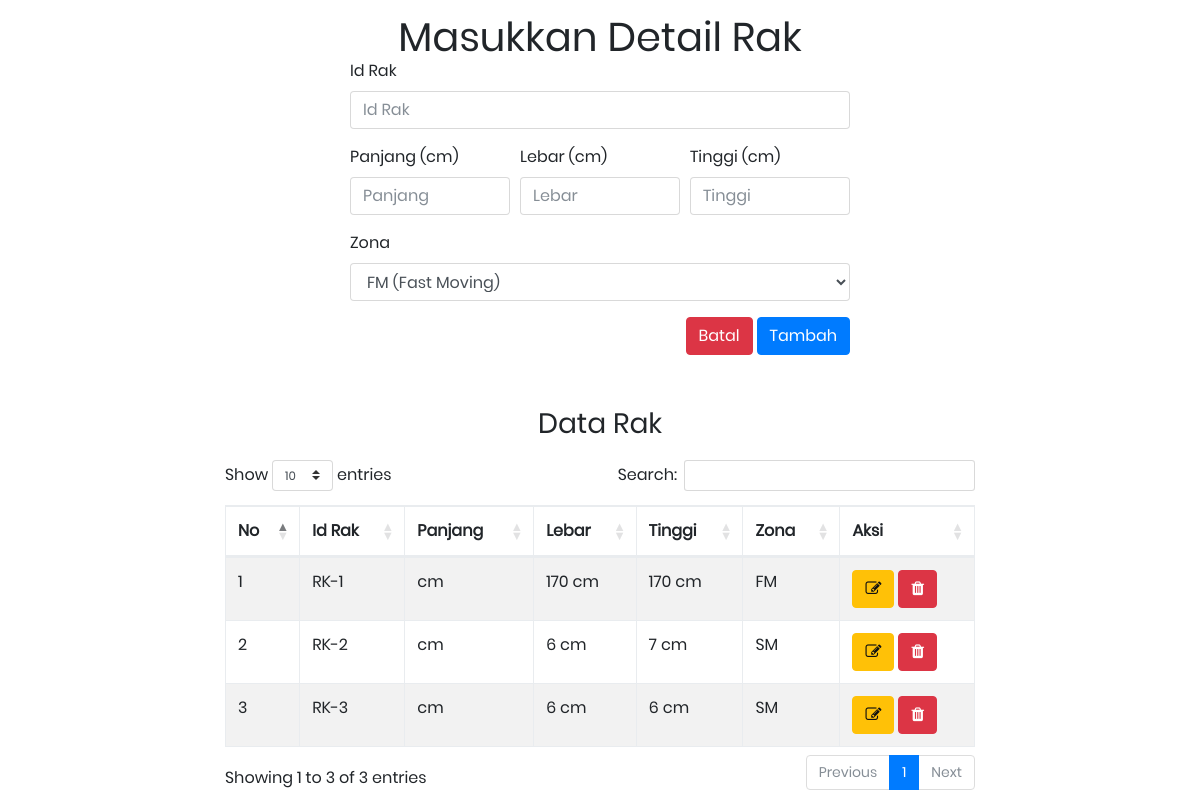
/index.php/dashboard/input_rak, run on an earlier commit of the app's database.
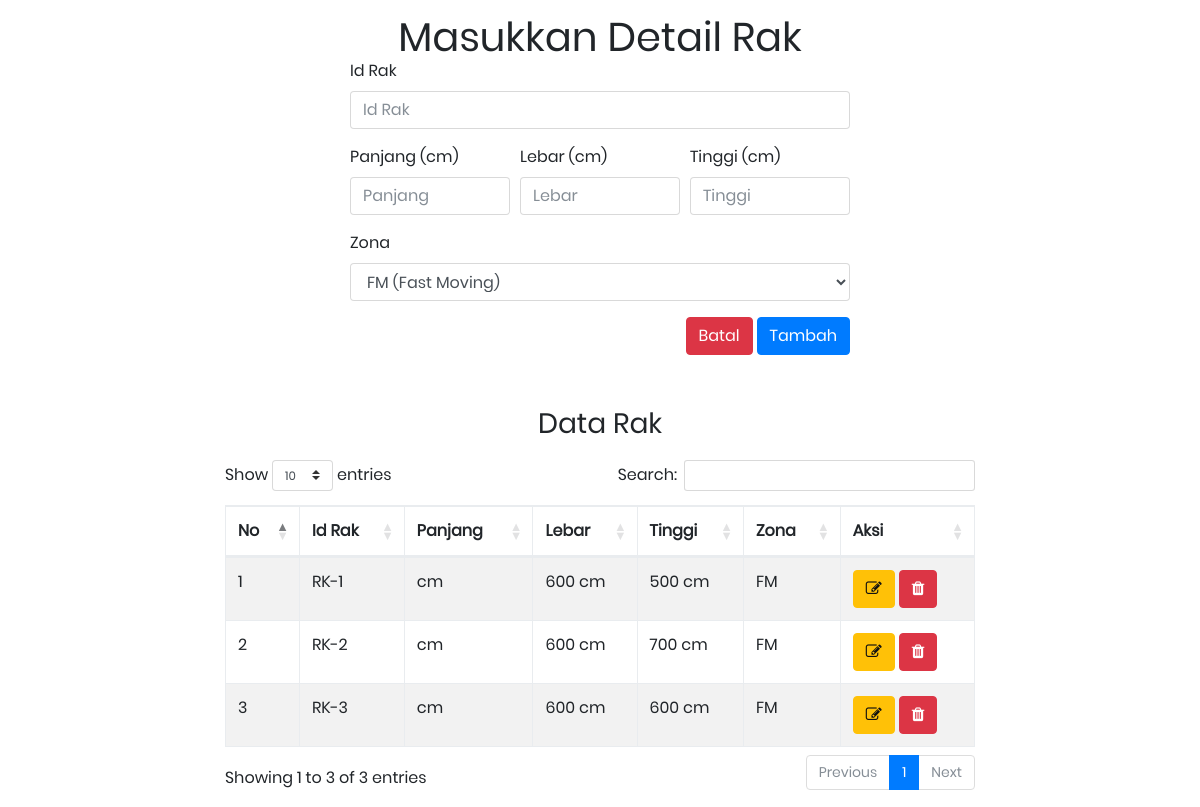
And on a later commit of the database.
### tables this page shows
CREATE TABLE `tbl_ga_rak` (
  `id_rak` varchar(100) NOT NULL,
  `panjang` int(100) NOT NULL,
  `lebar` int(100) NOT NULL,
  `tinggi` int(100) NOT NULL,
  `zona` enum('FM','SM') NOT NULL
);

### application/controllers/Dashboard.php (called while the page is built, shortened)
<?php
class Dashboard extends CI_Controller {
    public function __construct()
    {
            $this->load->model('Ga_model');
    }
    public function input_rak()
	{
        $data['rak'] = $this->Ga_model->getAllData('tbl_ga_rak')->result_array();
        $this->load->view('templates/header');
        $this->load->view('ga_input_rak',$data);
        $this->load->view('templates/footer');
        $this->load->view('rak/input_rak_ajax');
    }
}

### index.php (called while the page is built, shortened)
<?php
require_once BASEPATH.'core/CodeIgniter.php';

### application/models/Ga_model.php (called while the page is built, shortened)
<?php
class Ga_model extends CI_Model {
    public function getAllData($table){
        return $this->db->get($table);
    }
}

### application/views/ga_input_rak.php (the view, shortened to what this page needs)
<div class="limiter">
		<div class="container-login100">
            <h1 class='margin0'>Masukkan Detail Rak</h1>
            <div class="wrap-dashboard p-l-55 p-r-55 p-b-54 row">
                <div class='col-md-3'></div>
                <div class='col-md-6'>
                    <form id='idRak'>
                        <div class="form-group">
                            <label >Id Rak</label>
                            <input type="text" class="activeInputRak form-control no-bor" name='id_rak' placeholder="Id Rak" required>
                        </div>
                        <div class="form-row">
                            <div class="form-group col-md-4">
                                <label >Panjang (cm)</label>
                                <input type="number" class="activeInputRak form-control no-bor" name='panjang' placeholder="Panjang" required>
                            </div>
                            <div class="form-group col-md-4">
                                <label >Lebar (cm)</label>
                                <input type="number" class="activeInputRak form-control no-bor" name='lebar' placeholder="Lebar" required>
                            </div>
                            <div class="form-group col-md-4">
                                <label >Tinggi (cm)</label>
                                <input type="number" class="activeInputRak form-control no-bor" name='tinggi' placeholder="Tinggi" required>
                            </div>
                        </div>
                        <div class="form-group">
                            <label >Zona</label>
                            <select class="activeInputRak form-control"  name='zona' required>
                                <option value='FM' >FM (Fast Moving)</option>
                            </select>
                        </div>
                        <div class="float-right">
                            <a href="<?=base_url()?>dashboard" class="btn btn-danger">Batal</a>
                            <button type="submit" class="btn btn-primary">Tambah</button>
                        </div>
                    </form>
                </div>
			</div>
            <div class='col-md-8'>
            <h3 class='text-center p-b-20'>Data Rak</h3>
            <table id="rak" class="table table-striped table-bordered" style="width:100%">
                <thead>
                    <tr>
                        <th scope="col">No</th>
                        <th scope="col">Id Rak</th>
                        <th scope="col" >Panjang</th>
                        <th scope="col" >Lebar</th>
                        <th scope="col" >Tinggi</th>
                        <th scope="col" >Zona</th>
                        <th scope="col">Aksi</th>
                    </tr>
                </thead>
                <tbody>
                    <?php $no = 0;foreach($rak as $row){?>
                        <tr>
                            <td><?=$no+=1;?></td>
                            <td><?=$row['id_rak'];?></td>
                            <td ><?$row['panjang'];?> cm</td>
                            <td ><?=$row['lebar'];?> cm</td>
                            <td ><?=$row['tinggi'];?> cm</td>
                            <td ><?=$row['zona'];?></td>
                            <td >
                                <button type="button" class="btn btn-warning"
                                    data-toggle="modal" data-target="#edit-data-rak"
                                    data-id_rak="<?=$row['id_rak'];?>"
                                    data-panjang="<?=$row['panjang'];?>"
                                    data-lebar="<?=$row['lebar'];?>"
                                    data-tinggi="<?=$row['tinggi'];?>"
                                    data-zona="<?=$row['zona'];?>"
                                ><i class="fa fa-edit"></i></button>
                                <button type="button"
                                    class="btn btn-danger"
                                    onclick="delete_data('<?=$row['id_rak'];?>')"
                                    >
                                    <i class="fa fa-trash"></i></button>
                            </td>
                        </tr>
                    <?php }?>
                </tbody>
            </table>
            </div>
		</div>
	</div>

### application/views/templates/header.php (shortened to what this page needs)
<!DOCTYPE html>
<html lang="en">
<head>
	<link rel="stylesheet" type="text/css" href="<?=base_url()?>assets/vendor/bootstrap/css/bootstrap.min.css">
	<link rel="stylesheet" type="text/css" href="<?=base_url()?>assets/fonts/font-awesome-4.7.0/css/font-awesome.min.css">
	<link rel="stylesheet" type="text/css" href="<?=base_url()?>assets/fonts/iconic/css/material-design-iconic-font.min.css">
	<link rel="stylesheet" type="text/css" href="<?=base_url()?>assets/vendor/animate/animate.css">
	<link rel="stylesheet" type="text/css" href="https://cdn.datatables.net/1.10.19/css/dataTables.bootstrap4.min.css">
	<link rel="stylesheet" type="text/css" href="<?=base_url()?>assets/vendor/css-hamburgers/hamburgers.min.css">
	<link rel="stylesheet" type="text/css" href="<?=base_url()?>assets/vendor/animsition/css/animsition.min.css">
	<link rel="stylesheet" type="text/css" href="<?=base_url()?>assets/vendor/select2/select2.min.css">
	<link rel="stylesheet" type="text/css" href="<?=base_url()?>assets/vendor/daterangepicker/daterangepicker.css">
	<link rel="stylesheet" type="text/css" href="<?=base_url()?>assets/css/util.css">
	<link rel="stylesheet" type="text/css" href="<?=base_url()?>assets/css/main.css">
	<link rel="stylesheet" type="text/css" href="<?=base_url()?>assets/css/custom.css">
	<link rel="stylesheet" href="https://cdnjs.cloudflare.com/ajax/libs/tempusdominus-bootstrap-4/5.0.0-alpha14/css/tempusdominus-bootstrap-4.min.css" />
</head>
<body id='body'>

### application/views/templates/footer.php (shortened to what this page needs)
</body>
</html>

### assets/css/main.css (style rules this page uses)
* { margin: 0px; padding: 0px; box-sizing: border-box; }
body, html { height: 100%; font-family: Poppins-Regular, sans-serif; }
a { font-family: Poppins-Regular; font-size: 14px; line-height: 1.7; color: #666666; margin: 0px; transition: all 0.4s; -webkit-transition: all 0.4s; -o-transition: all 0.4s; -moz-transition: all 0.4s; }
h1,h2,h3,h4,h5,h6 { margin: 0px; }
input { outline: none; border: none; }
button { outline: none !important; border: none; background: transparent; }
.limiter { width: 100%; margin: 0 auto; }
.container-login100 { width: 100%; min-height: 100vh; display: -webkit-box; display: -webkit-flex; display: -moz-box; display: -ms-flexbox; display: flex; flex-wrap: wrap; justify-content: center; align-items: center; padding: 15px; background-repeat: no-repeat; background-position: center; background-size: cover; }

### assets/css/custom.css (style rules this page uses)
.wrap-dashboard { width: 100%; background: #fff; border-radius: 10px; overflow: hidden; }
.margin0 { margin:0px; }

What changed in the data, as far as the page shows it:
changed tbl_ga_rak "RK-1": lebar "170" → "600"; tinggi "170" → "500"
changed tbl_ga_rak "RK-2": lebar "6" → "600"; tinggi "7" → "700"; zona "SM" → "FM"
changed tbl_ga_rak "RK-3": lebar "6" → "600"; tinggi "6" → "600"; zona "SM" → "FM"
